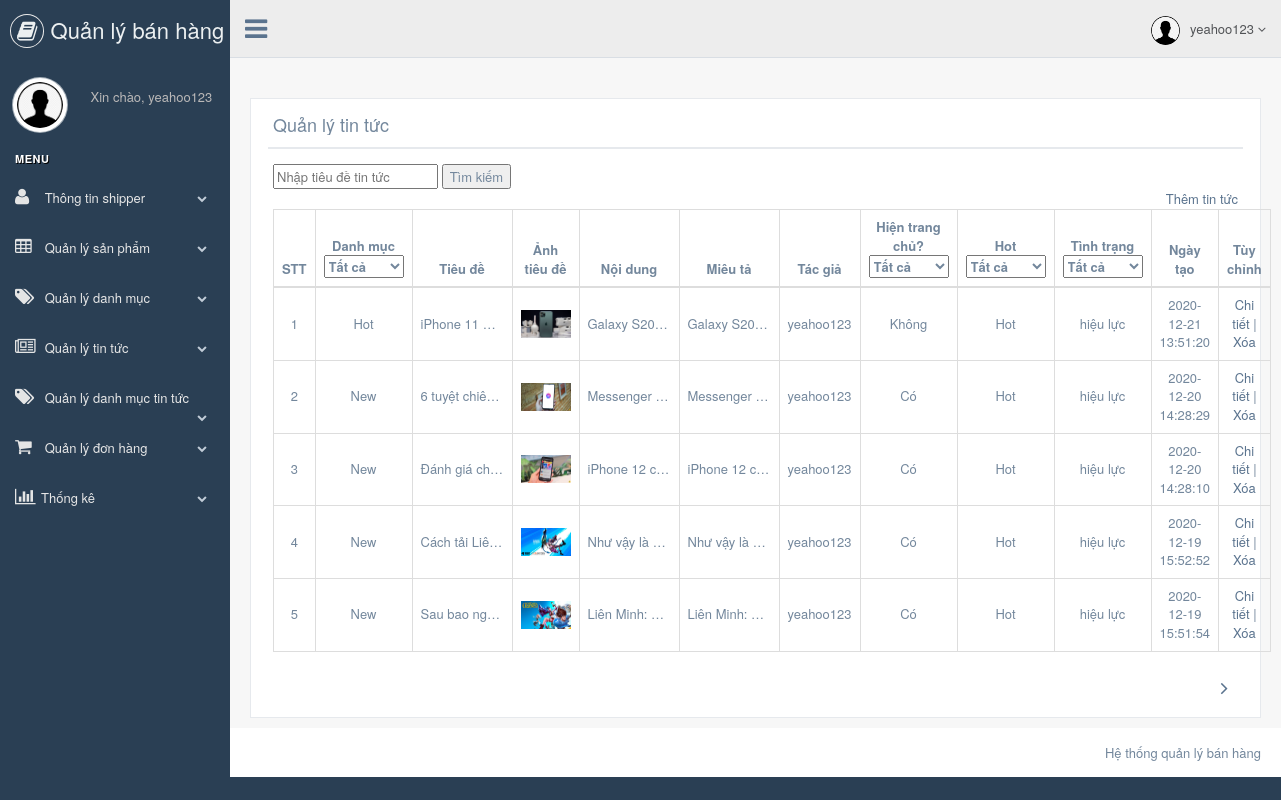
Page /show_news.php (signed in) on the committed database.
### tables this page shows
CREATE TABLE `news` (
  `news_id` int(30) NOT NULL,
  `news_ctgr_id` int(30) NOT NULL,
  `news_title` varchar(255) NOT NULL,
  `news_image` blob NOT NULL,
  `news_content` text NOT NULL,
  `news_description` varchar(255) NOT NULL,
  `news_author` varchar(255) NOT NULL,
  `news_isHome` tinyint(1) NOT NULL,
  `news_isHot` tinyint(1) NOT NULL,
  `news_status` tinyint(1) NOT NULL,
  `create_date` datetime NOT NULL
);

CREATE TABLE `newscategory` (
  `news_ctgr_id` int(30) NOT NULL,
  `news_ctgr_name` varchar(255) NOT NULL,
  `news_ctgr_status` tinyint(1) NOT NULL,
  `create_date` datetime NOT NULL
);

### config/database.php (called while the page is built, shortened)
<?php
 class Database{
    private $connection = null;
    public function __construct($dbhost = "localhost", $dbname = "myDataBaseName", $username = "root", $password = ""){
        try{
            $this->connection = new mysqli($dbhost, $username, $password, $dbname);
        }catch(Exception $e){
            throw new Exception($e->getMessage());
        }
    }
    public function Select( $query = "" , $params = [] ){
        try{
            $stmt = $this->executeStatement( $query , $params );
            $result = $stmt->get_result()->fetch_all(MYSQLI_ASSOC);
            return $result;
        }catch(Exception $e){
            throw New Exception( $e->getMessage() );
        }
        return false;
    }
    private function executeStatement( $query = "" , $params = [] ){
        try{
            $stmt = $this->connection->prepare( $query );
            $stmt->execute();
            return $stmt;
        }catch(Exception $e){
            throw New Exception( $e->getMessage() );
        }
    }
} function getMenu($db, $parentid = 0,$p_status=1, $space = "", $trees = array())
    {
		if($p_status>0)
		{
			$where=' AND category_status=1';
		}else
		{
			$where='1=1';
		}
        if(!$trees)
        {
            $trees = array();
        }
        $sql="SELECT * FROM category WHERE 1=1 ".$where." AND parent_id=".$parentid;
        $result = $db->Select($sql);
		foreach($result as $value)
        {
            $trees[$value['category_id']] = array( 'category_id' => $value['category_id'],
                                'category_name'=>$space.$value['category_name'],
                                );
            $trees = getMenu($db,$value['category_id'],$p_status, $space.'&nbsp;--&nbsp;', $trees);
        }
        return $trees;
    }
?>

### config/config.php (called while the page is built, shortened)
<?php
$arrStatus = array("không hiệu lực","hiệu lực");
$arrHome = array("Không","Có");
$arrHot = array("Không","Hot");
?>

### show_news.php (the view, shortened to what this page needs)
<?php
    include("config/config.php");
    include("header1.php");
    include("config/database.php");
    if(isset($_GET["status"])){
      $status=(int)$_GET["status"];
  }else{
      $status=2;
  }
  if(isset($_GET["ishot"])){
      $ishot=(int)$_GET["ishot"];
  }else{
      $ishot=2;
  }
  if(isset($_GET["ishome"])){
      $ishome=(int)$_GET["ishome"];
  }else{
      $ishome=2;
  }
  if(isset($_GET["page"])){
      $page=(int)$_GET["page"];
  }else{
      $page=1;
  }
  if(isset($_GET["search"])){
    $search=$_GET["search"];
  }else {
    $search="";
  }
  if(isset($_GET["search"])){
    $search=$_GET["search"];
  }else {
    $search="";
  }
  if(isset($_GET["category"])){
    $category=(int)$_GET["category"];
  }else{
    $category=999;
  }
  $where="";$where1="";$where2="";$where3="";$where4="";
  if($status!=2)
  {
      $where=" AND news_status=".$status;
  }else $where="";
  if($ishot!=2)
  {
      $where1=" AND news_isHot=".$ishot;
  }else $where1="";
  if($ishome!=2)
  {
      $where4=" AND news_isHome=".$ishome;
  }else $where4="";
  if($search!=""){
    $where2=" AND news_title like '%".$search."%'";
  }else $where2="";
  $offset=$page*LIMIT-LIMIT;
  if($category!=999)
  {
      $where3=" AND news_ctgr_id=".$category;
  }else $where3="";
  $db = new Database(db_host, db_name, db_username, db_password);
  $sql="SELECT * FROM news WHERE 1=1 ".$where.$where1.$where2.$where3.$where4." ORDER By create_date DESC LIMIT ".$offset.",".LIMIT;
  $result = $db->Select($sql);
  $sql2="SELECT * FROM newscategory ORDER By create_date asc";
  $arrCate = $db->Select($sql2);
?>
        <div class="right_col" role="main">
            <div class="">
                <div class="page-title">
                    <div class="title_right">
                        <div class="col-md-5 col-sm-5 col-xs-12 form-group pull-right top_search">
                        </div>
                    </div>
                </div>
        <div class="clearfix"></div>
        <div class="row" style="min-height:500px">
            <div class="col-md-12 col-sm-12 col-xs-12">
                <div class="x_panel">
                    <div class="x_title" style="display: flex; justify-content: space-between">
                        <h2>Quản lý tin tức</h2>
                    </div>
                    <div class="x_content">
                        <form method="GET" name="form" style="width:300px">
                                <input name="search" type="text"   placeholder="Nhập tiêu đề tin tức">
                                <input type="submit" name="submit" onclick="getSearch(this.value)" value="Tìm kiếm">
                        </form>
                        <div style="float: right">
                                  <a href="add_news.php">Thêm tin tức</a>
                                </div>
        <table class="table table-bordered table-sm" style="margin-top: 20px">
          <thead>
            <tr>
              <th style="text-align: center;">STT</th>
              <th>Danh mục
                <select style="width: 80px; margin: 0 auto;display: block; " name="news_ctgr_id" onchange="getCategory(this.value)" >
                  <option value="999">Tất cả</option>
                </select>
              </th>
              <th>Tiêu đề</th>
              <th>Ảnh tiêu đề</th>
              <th>Nội dung</th>
              <th>Miêu tả</th>
              <th>Tác giả</th>
              <th>
                  <div class="flex">
                  Hiện trang chủ?
                <select style="width: 80px; margin: 0 auto; display: block; " name="news_isHot" onchange="getHome(this.value)">
                    <option value="2">Tất cả</option>
                </select>
                  </div>
             </th>
              <th>
                  <div class="flex">
                  Hot
                <select style="width: 80px; margin: 0 auto; display: block; " name="news_isHot" onchange="getHot(this.value)">
                    <option value="2">Tất cả</option>
                </select>
                  </div>
             </th>
              <th>
                  <div>
                  Tình trạng
                    <select style="width: 80px; margin: 0 auto; display: block; " name="news_status" onchange="getStatus(this.value)">
                    <option value="2">Tất cả</option>
                  </div>
            </th>
              <th>Ngày tạo</th>
              <th style="text-align: center;">Tùy chỉnh</th>
            </tr>
          </thead>
          <tbody>
            <?php
            if($result){
                $time=date("Ym");
            foreach($result as $key=>$value){
                $cate= "SELECT news_ctgr_name from newscategory where news_ctgr_id=".$value["news_ctgr_id"];
                $categoryName = $db->Select($cate);
                $key=$key+$page*LIMIT-LIMIT+1;
                echo '<tr>
                <td style="text-align:center">'.$key.'</td>
                <td style="text-align:center">'.$categoryName[0]["news_ctgr_name"].'</td>
                <td class="news__title hidden1">'.$value["news_title"].'</td>
                <td style="text-align:center"><img src='.URL.'images/'.'news/'.$time.'/'.$value["news_image"].' width="50px"/></td>
                <td class="hidden1">'.$value["news_content"].'</td>
                <td class="hidden1">'.$value["news_description"].'</td>
                <td style="text-align:center">'.$value["news_author"].'</td>
                <td style="text-align:center">'.$arrHome[$value["news_isHome"]].'</td>
                <td style="text-align:center">'.$arrHot[$value["news_isHot"]].'</td>
                <td style="text-align:center">'.$arrStatus[$value["news_status"]].'</td>
                <td style="text-align:center">'.$value["create_date"].'</td>
                <td style="text-align:center"><a href="'.URL.'news_detail.php?id='.$value["news_id"].'">Chi tiết</a> | <a href="'.URL.'news_delete.php?id='.$value["news_id"].'&category='.$category.'&ishot='.$ishot.'&ishome='.$ishome.'&status='.$status.'&search='.$search.'&page='.$page.'">Xóa</a></td>
              </tr>';
            }
          }else{
              echo '<tr><td colspan="12" align="center">Không có dữ liệu</td></tr>';
          }
            ?>
          </tbody>
        </table>
        <?php
                echo "<div style='float: right; display: flex; flex-direction: row-reverse;';>";
                  if($page>0 && $result){
                    echo '<a style="margin:0 10px; font-size: 20px" href="'.URL."show_news.php?status=".$status."&ishot=".$ishot."&ishome=".$ishome."&search=".$search."&page=".($page+1).'"><i class="fa fa-angle-right"></i></a>';
                }
                echo"</div>"
        ?>
                    </div>
                </div>
            </div>
        </div>
    </div>
</div>
<?php
    include("footer.php")
?>

### header1.php (style rules this page uses)
th { text-align: center; }
.news__title { overflow: hidden; width: 150px; box-sizing: border-box; }

### show_news.php (style rules this page uses)
.flex { display: flex; flex-direction: column; justify-content: center; }
td { vertical-align: middle !important; }
.hidden1 { max-width: 100px; overflow: hidden; text-overflow: ellipsis; white-space: nowrap; }

### rows in the picture
news: key "1", news_ctgr.news_ctgr_name "Hot", news_title "iPhone 11…", news_image (placeholder picture), news_content "Galaxy S20…", news_description "Galaxy S20…", news_author "yeahoo123", news_isHome "Không", news_isHot "Hot", news_status "hiệu lực", create_date "2020-12-21 13:51:20"
news: key "2", news_ctgr.news_ctgr_name "New", news_title "6 tuyệt chiê…", news_image (picture), news_content "Messenger…", news_description "Messenger…", news_author "yeahoo123", news_isHome "Có", news_isHot "Hot", news_status "hiệu lực", create_date "2020-12-20 14:28:29"
news: key "3", news_ctgr.news_ctgr_name "New", news_title "Đánh giá ch…", news_image (picture), news_content "iPhone 12 c…", news_description "iPhone 12 c…", news_author "yeahoo123", news_isHome "Có", news_isHot "Hot", news_status "hiệu lực", create_date "2020-12-20 14:28:10"
news: key "4", news_ctgr.news_ctgr_name "New", news_title "Cách tải Liê…", news_image (picture), news_content "Như vậy là…", news_description "Như vậy là…", news_author "yeahoo123", news_isHome "Có", news_isHot "Hot", news_status "hiệu lực", create_date "2020-12-19 15:52:52"
news: key "5", news_ctgr.news_ctgr_name "New", news_title "Sau bao ng…", news_image (picture), news_content "Liên Minh:…", news_description "Liên Minh:…", news_author "yeahoo123", news_isHome "Có", news_isHot "Hot", news_status "hiệu lực", create_date "2020-12-19 15:51:54"

### other values in the picture
$_SESSION["username"] "yeahoo123"
